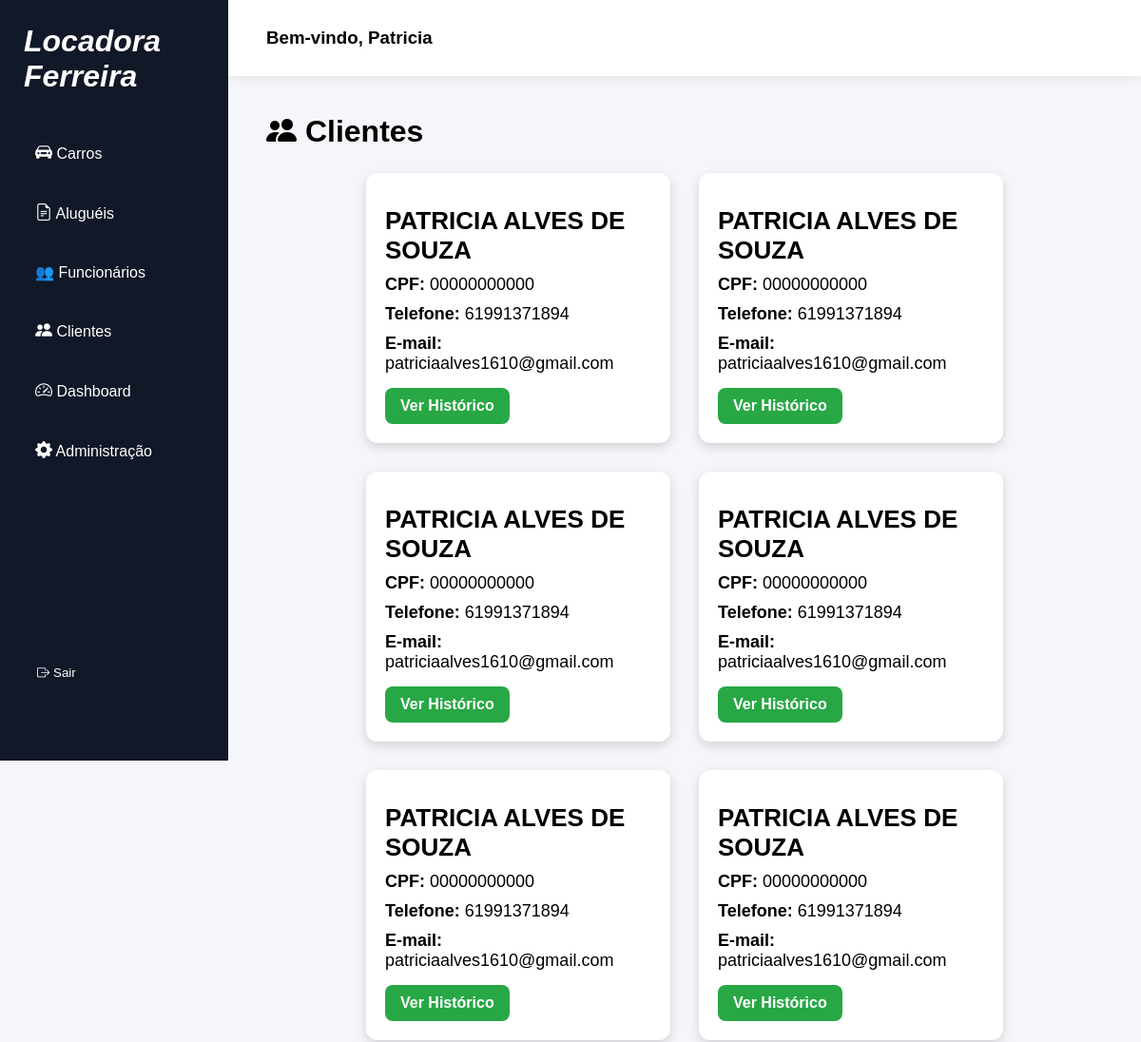
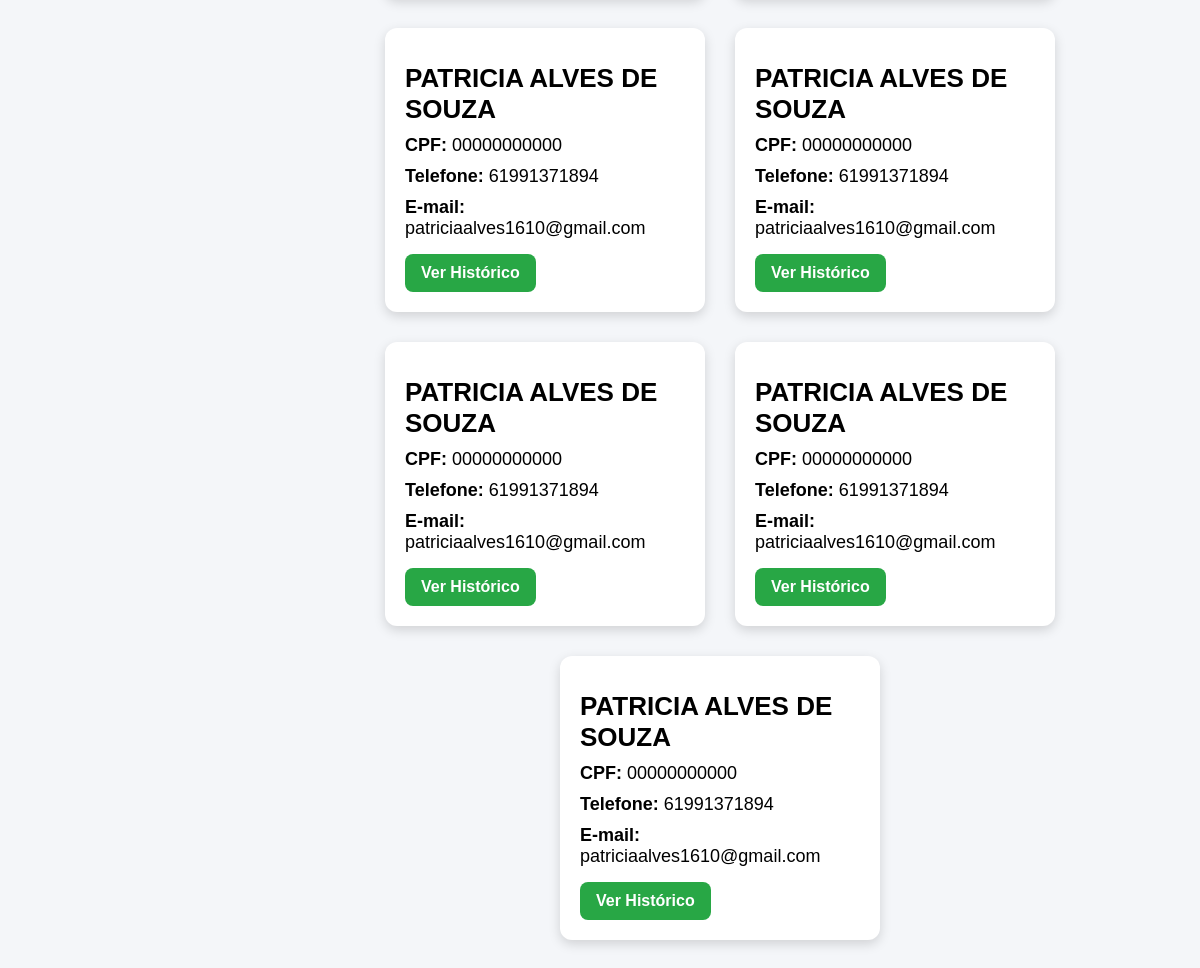
/clientes/ (signed in), run on the app's committed database (2 pictures, top to bottom).
### catalog/models.py (models this page shows, shortened)
class Cliente(models.Model):
    nome = models.CharField(max_length=100)
    cpf = models.CharField(max_length=14)
    telefone = models.CharField(max_length=20)
    email = models.EmailField()

### catalog/views.py (the view)
# urls.py: path('clientes/',views.clientes_list, name='clientes'),
def clientes_list(request):
    clientes = Cliente.objects.all()
    return render(
        request,
        'catalog/clientes.html',
        {'clientes': clientes}
    )

### library/templates/catalog/clientes.html
{% extends 'base.html' %}
{% block content %}
<div class="page-title">
    <h1>
        <i class="bi bi-people-fill"></i>
        Clientes
    </h1>
</div>
<div class="container-carros">
{% for cliente in clientes %}
<div class="card-carro">
    <div class="nome-carro">
        {{ cliente.nome }}
    </div>
    <div class="info">
        <strong>CPF:</strong>
        {{ cliente.cpf }}
    </div>
    <div class="info">
        <strong>Telefone:</strong>
        {{ cliente.telefone }}
    </div>
    <div class="info">
        <strong>E-mail:</strong>
        {{ cliente.email }}
    </div>
    <a href="{% url 'cliente_detalhes' cliente.id %}"
       class="btn btn-alugar">
        Ver Histórico
    </a>
</div>
{% empty %}
<p>Nenhum cliente cadastrado.</p>
{% endfor %}
</div>
{% endblock %}

### library/templates/base.html (shortened to what this page needs)
{% load static %}
<!DOCTYPE html>
<html lang="pt-br">
<link rel="stylesheet"
href="https://cdn.jsdelivr.net/npm/bootstrap-icons@1.11.3/font/bootstrap-icons.min.css">
<head>
    <link rel="stylesheet" href="{% static 'catalog/style.css' %}">
</head>
<body>
    <div class="sidebar">
        <div class="logo">
             <i class="fa-solid fa-car-side">Locadora Ferreira</i>
        </div>
        <div class="menu">
            <a href="{% url 'carro_list' %}">
                <i class="bi bi-car-front-fill"></i>
                Carros
            </a>
            <a href="{% url 'meus_carros' %}">
                <i class="bi bi-file-earmark-text"></i>
                Aluguéis
            </a>
            <a href="/cadastrar-funcionario/">
                👥 Funcionários
            </a>
            <a href="{% url 'clientes' %}">
                <i class="bi bi-people-fill"></i>
                Clientes
            </a>
            <a href="{% url 'dashboard' %}">
                <i class="bi bi-speedometer2"></i>
                Dashboard
            </a>
            <a href="/admin/">
                <i class="bi bi-gear-fill"></i>
                Administração
            </a>
        </div>
        <form action="{% url 'logout' %}" method="post" style="margin:0;">
            <button type="submit" class="botao-sair sair">
                <i class="bi bi-box-arrow-right"></i>
                    Sair
            </button>
        </form>
    </div>
    <div class="main">
        <div class="topbar">
            <h3>
                Bem-vindo, {{ request.user.username }}
            </h3>
        </div>
        <div class="content">
            {% block content %}
            {% endblock %}
        </div>
    </div>
</body>
</html>

### catalog/static/catalog/style.css (style rules this page uses)
* { margin:0; padding:0; box-sizing:border-box; font-family: Arial, Helvetica, sans-serif; }
body { background:#f4f6f9; display:flex; }
.sidebar { width:240px; height:100vh; background:#111827; color:white; position:fixed; left:0; top:0; padding:25px; }
.sidebar a { display:flex; align-items:center; gap:12px; color:white !important; text-decoration:none; padding:14px; border-radius:10px; margin-bottom:10px; transition: background-color 0.3s ease, color 0.3s ease, transform 0.2s ease; }
.sidebar a i { font-size:18px; }
.logo { font-size:32px; font-weight:bold; margin-bottom:40px; }
.menu a { display:block; color:#d1d5db; text-decoration:none; margin-bottom:18px; padding:12px; border-radius:10px; transition:0.3s; }
.main { margin-left:240px; width:100%; }
.topbar { height:80px; background:white; display:flex; justify-content:space-between; align-items:center; padding:0 40px; box-shadow:0 2px 10px rgba(0,0,0,0.08); }
.botao-sair { width: calc(100% - 20px); padding: 14px; border: none; border-radius: 10px; margin-top: 90%; background: transparent; color: white; text-align: left; cursor: pointer; transition: 0.3s; }
.content { padding:40px; }
.btn { display:inline-block; padding:12px 24px; border-radius:10px; text-decoration:none; color:white; font-weight:bold; margin-top:10px; }
.btn-alugar { background:#22c55e; }
button, .btn { background:#2563eb; color:white; border:none; padding:10px 16px; border-radius:6px; cursor:pointer; transition:0.3s; text-decoration:none; display:inline-block; }
form { margin-top:10px; }
h1 { margin-bottom:25px; }
.container-carros { display: flex; flex-wrap: wrap; gap: 30px; justify-content: center; }
.card-carro { width: 320px; background: white; border-radius: 12px; padding: 20px; box-shadow: 0 4px 12px rgba(0,0,0,0.15); transition: 0.3s; }
.nome-carro { margin-top: 15px; font-size: 26px; font-weight: bold; }
.info { margin-top: 10px; font-size: 18px; }
.btn { display: inline-block; margin-top: 15px; padding: 10px 16px; border: none; border-radius: 8px; text-decoration: none; cursor: pointer; font-size: 16px; }
.btn-alugar { background: #28a745; color: white; }

### data on the page
Cliente: nome "PATRICIA ALVES DE SOUZA", cpf "00000000000", telefone "61991371894", email "patriciaalves1610@gmail.com"
Cliente: nome "PATRICIA ALVES DE SOUZA", cpf "00000000000", telefone "61991371894", email "patriciaalves1610@gmail.com"
Cliente: nome "PATRICIA ALVES DE SOUZA", cpf "00000000000", telefone "61991371894", email "patriciaalves1610@gmail.com"
Cliente: nome "PATRICIA ALVES DE SOUZA", cpf "00000000000", telefone "61991371894", email "patriciaalves1610@gmail.com"
Cliente: nome "PATRICIA ALVES DE SOUZA", cpf "00000000000", telefone "61991371894", email "patriciaalves1610@gmail.com"
Cliente: nome "PATRICIA ALVES DE SOUZA", cpf "00000000000", telefone "61991371894", email "patriciaalves1610@gmail.com"
Cliente: nome "PATRICIA ALVES DE SOUZA", cpf "00000000000", telefone "61991371894", email "patriciaalves1610@gmail.com"
Cliente: nome "PATRICIA ALVES DE SOUZA", cpf "00000000000", telefone "61991371894", email "patriciaalves1610@gmail.com"
Cliente: nome "PATRICIA ALVES DE SOUZA", cpf "00000000000", telefone "61991371894", email "patriciaalves1610@gmail.com"
Cliente: nome "PATRICIA ALVES DE SOUZA", cpf "00000000000", telefone "61991371894", email "patriciaalves1610@gmail.com"
Cliente: nome "PATRICIA ALVES DE SOUZA", cpf "00000000000", telefone "61991371894", email "patriciaalves1610@gmail.com"

### other printed values
{{ request.user.username }} "Patricia"
